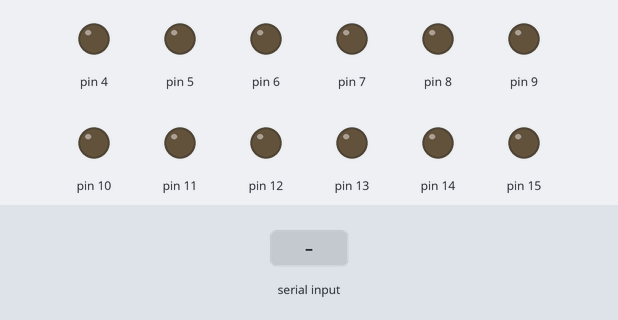
Bench run of a sketch on a simulated Arduino Uno, built with avr-gcc and run on an emulated ATmega328P. On the bench: output pins drawn as LEDs (lit = HIGH). Inputs (shaded band) come from the test bench.

Above: at 1.2 s.
1.3 s: "1\n" received over Serial
At 3.6 s:
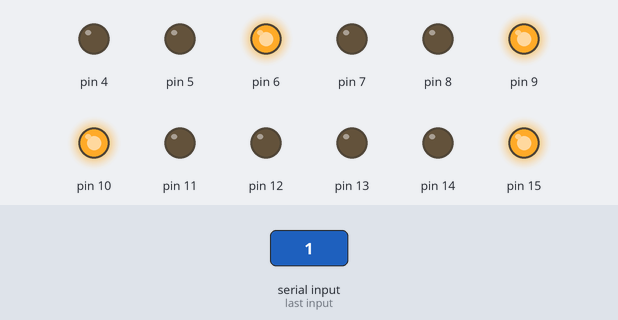
4.3 s: "1,90,45\n" received over Serial
At 4.6 s:
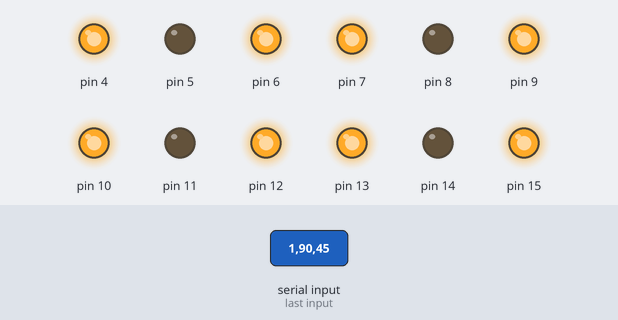
Timing chart, 0 to 7.3 s (numbered marks = the images above; inputs shaded):
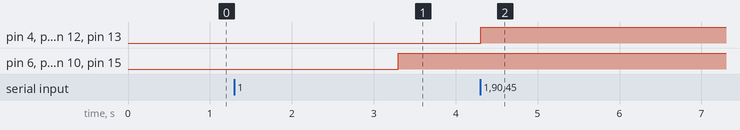

The sketch:

MotorTest.ino
```cpp
#include <Arduino.h>
#include "config.h"
#include "Motor.h"
#include "Movement.h"

Movement movement;

void setup() {
  Serial.begin(9600);
  movement.begin();
}

void loop() {
  int a, b, c;

  while (!Serial.available());

  a = Serial.parseInt();
  b = Serial.parseInt();
  c = Serial.parseInt();

  switch(a) {
    case 1:
     movement.go(b, MAX_SPEED, c);
     break;
    case 2:
     movement.turn(b, MAX_SPEED, c);
  }
}
```

IMU.cpp
```cpp
#include "IMU.h"

/**
 * Makes the IMU ready to be read.
 */
void IMU::begin() {
  imu.begin();
}

/**
 * Checks if the IMU is connected and working.
 * @return TRUE if the IMU works.
 */
bool IMU::check() {
  return imu.check();
}

/**
 * Starts the filter and the IMU with the given refresh.
 * @param refresh Update refresh in Hertz.
 */
void IMU::start(unsigned long refresh) {
  microsPerReading = 1000000 / refresh;
  filter.start(refresh);
  microsPrevious = micros();
}

/**
 * Calibrates the IMU.
 */
void IMU::calibrate() {
  imu.calibrateGyro();
  baseIncl = inclination();
}

/**
 * Reads the yaw.
 * @return The already corrected yaw value.
 */
float IMU::yaw() {
  update();
  return filter.getYaw();
}

/**
 * Reads the pitch.
 * @return The already corrected pitch value.
 */
float IMU::pitch() {
  update();
  return filter.getPitch();
}

/**
 * Reads the roll.
 * @return The already corrected roll value.
 */
float IMU::roll() {
  update();
  return filter.getRoll();
}

/**
 * Reads the inclination, without using the filter.
 * @return The already corrected inclination value.
 */
float IMU::inclination() {
  imu.readAccel();
  return (atan2(imu.a[1], imu.a[2])*180./PI)-baseIncl;
}

/**
 * Reads the IMU internal temperature.
 * @return The temperature already corrected.
 */
float IMU::getTemperature() {
  return imu.getTemperature();
}

/**
 * Reads the data from the accelerometer and the gyroscope.
 */
void IMU::read() {
  imu.readAccel();
  imu.readGyro();
}

/**
 * Updates the IMU and the filter.
 */
void IMU::update() {
  unsigned long microsNow;
  microsNow = micros();
  if (microsNow - microsPrevious >= microsPerReading) {
    read();
    filter.update(imu.g[0], imu.g[1], imu.g[2], imu.a[0], imu.a[1], imu.a[2]);
    microsPrevious += microsPerReading;
  }
}
```

IMU.h
```cpp
#ifndef IMU_h
#define IMU_h

#include "MadgwickAHRS.h"
#include "MPU6050.h"

class IMU {
  public:
    IMU() : microsPerReading(0) {}
    void begin();
    bool check();
    void start(unsigned long refresh);
    float yaw();
    float pitch();
    float roll();
    float inclination();
    float getTemperature();
    void calibrate();
    void update();
  private:
    void read();
    MPU6050 imu;
    Madgwick filter;
    float baseIncl;
    unsigned long microsPerReading;
    unsigned long microsPrevious;
};

#endif
```

MPU6050.cpp
```cpp
#include "MPU6050.h"
#include <Wire.h>

/**
 * Sets the sensor default values.
 */
MPU6050::MPU6050() {
  FORTHREE drift[i] = 0;
  FORTHREE threshold[i] = 0;
  useCalibrate = false;
  actualThreshold = 0;
}

/**
 * Makes the sensor ready to be read from, using a default configuration.
 * The gyroscope scale is 250DPS.
 * The accelerometer range is 2G
 */
void MPU6050::begin() {
  dpsPerDigit = .007633f; //gyro scale at 250DPS
  rangePerDigit = .000061f; //accel range at 2G
  writeRegister(MPU6050_GYRO_CONFIG, 0); //set gyro scale to 250DPS
  writeRegister(MPU6050_ACCEL_CONFIG, 0); //set accel range to 2G
  writeRegister(MPU6050_PWR_MGMT, 1); //set the clock to XGyro and turn on
}

/**
 * Checks if the sensor is working.
 * @return TRUE if the sensor works.
 */
bool MPU6050::check() {
  Wire.beginTransmission(MPU6050_ADDRESS);
  Wire.write(MPU6050_WHO_AM_I);
  Wire.endTransmission();
  Wire.beginTransmission(MPU6050_ADDRESS);
  Wire.requestFrom(MPU6050_ADDRESS, 1);
  uint8_t value = Wire.read();
  Wire.endTransmission();
  return value == MPU6050_ADDRESS;
}

/**
 * Reads and corrects the accelerometer.
 */
void MPU6050::readAccel() {
  int16_t raw[3];
  readData(MPU6050_ACCEL, raw);
  FORTHREE a[i] = 9.80665f * rangePerDigit * raw[i];
}

/**
 * Reads and corrects the gyroscope.
 */
void MPU6050::readGyro() {
  int16_t raw[3];
  readData(MPU6050_GYRO, raw);
  FORTHREE g[i] = raw[i];
  if (useCalibrate) FORTHREE g[i] -= drift[i];
  FORTHREE g[i] *= dpsPerDigit;
  if (actualThreshold) FORTHREE if (abs(g[i]) < threshold[i]) g[i] = 0;
}

/**
 * Reads the temperature sensor inside the MPU6050.
 * @return The already corrected temperature.
 */
float MPU6050::getTemperature() {
  int16_t temp;
  Wire.beginTransmission(MPU6050_ADDRESS);
  Wire.write(MPU6050_TEMP);
  Wire.endTransmission();
  Wire.beginTransmission(MPU6050_ADDRESS);
  Wire.requestFrom(MPU6050_ADDRESS, 2);
  while (!Wire.available());
  temp = Wire.read() << 8 | Wire.read();
  Wire.endTransmission();
  return (float)temp / 340.0 + 36.53;
}

/**
 * Calibrates the gyroscope by using a given number of samples.
 * More samples means more precision, but needs more time.
 * @param samples Number of samples to use for the calibration.
 */
void MPU6050::calibrateGyro(uint8_t samples) {
  useCalibrate = true;
  float sum[3];
  float sigma[3];
  int16_t raw[3];
  FORTHREE sigma[i] = sum[i] = 0;
  for (uint8_t i = 0; i < samples; ++i) {
    readData(MPU6050_GYRO, raw);
    for (uint8_t i = 0; i < 3; i++) {
      sum[i] += raw[i];
      sigma[i] += raw[i] * raw[i];
    }
    delay(5);
  }

  FORTHREE {
    drift[i] = sum[i] / samples;
    th[i] = sqrt((sigma[i] / 50) - (drift[i] * drift[i]));
  }

  if (actualThreshold > 0) setThreshold(actualThreshold);
}

/**
 * Sets the gyroscope threshold value.
 * @param multiple
 */
void MPU6050::setThreshold(uint8_t multiple) {
  if (multiple > 0) {
    if (!useCalibrate) calibrateGyro();
    FORTHREE threshold[i] *= multiple;
  } else FORTHREE threshold[i] = 0;
  actualThreshold = multiple;
}

/**
 * Writes a single byte to the given register.
 * @param reg The register to write to.
 * @param value Byte to write.
 */
void MPU6050::writeRegister(uint8_t reg, uint8_t value) {
  Wire.beginTransmission(MPU6050_ADDRESS);
  Wire.write(reg);
  Wire.write(value);
  Wire.endTransmission();
}

/**
 * Reads three words from the given register.
 * @param reg The register to read from.
 * @param arr The array containing the words.
 */
void MPU6050::readData(uint8_t reg, int16_t *arr) {
  Wire.beginTransmission(MPU6050_ADDRESS);
  Wire.write(reg);
  Wire.endTransmission();
  Wire.beginTransmission(MPU6050_ADDRESS);
  Wire.requestFrom(MPU6050_ADDRESS, 6);
  while (Wire.available() < 6);
  FORTHREE arr[i] = Wire.read() << 8 | Wire.read();
}
```

MPU6050.h
```cpp
#ifndef MPU6050_h
#define MPU6050_h

#include <Arduino.h>
#include <Wire.h>
#include <math.h>

#define FORTHREE for (uint8_t i = 0; i < 3; i++)

#define MPU6050_ADDRESS 0x68

#define MPU6050_PWR_MGMT 0x6B
#define MPU6050_WHO_AM_I 0x75
#define MPU6050_GYRO_CONFIG 0x1B
#define MPU6050_ACCEL_CONFIG 0x1C

#define MPU6050_ACCEL 0x3B
#define MPU6050_TEMP 0x41
#define MPU6050_GYRO 0x43


class MPU6050 {
  public:
    MPU6050();
    void begin();
    bool check();

    void calibrateGyro(uint8_t samples = 50);
    void setThreshold(uint8_t multiple = 1);

    void  readGyro();
    void  readAccel();
    float getTemperature();

    float a[3];
    float g[3];
  private:
    float threshold[3], drift[3], th[3];

    float dpsPerDigit, rangePerDigit;
    float actualThreshold;
    bool useCalibrate;

    void readData(uint8_t reg, int16_t *arr);
    void writeRegister(uint8_t reg, uint8_t value);
};

#endif
```

MadgwickAHRS.cpp
```cpp
#include "MadgwickAHRS.h"

/**
 * Starts the filter with the given refresh.
 * @param frequency Updates frequency in Hertz.
 */
void Madgwick::start(float frequency) {
  invSampleFreq = 1.0f / frequency;
  anglesComputed = false;
  q0 = 1.0f;
  q1 = 0.0f;
  q2 = 0.0f;
  q3 = 0.0f;
}

/**
 * Updates the filter. This function has to be called as often as the refresh says.
 * @param gx Gyroscope x.
 * @param gy Gyroscope y.
 * @param gz Gyroscope z.
 * @param ax Accelerometer x.
 * @param ay Accelerometer y.
 * @param az Accelerometer z.
 */
void Madgwick::update(float gx, float gy, float gz, float ax, float ay, float az) {
  float recipNorm;
  float s0, s1, s2, s3;
  float qDot1, qDot2, qDot3, qDot4;
  float _2q0, _2q1, _2q2, _2q3, _4q0, _4q1, _4q2 , _8q1, _8q2, q0q0, q1q1, q2q2, q3q3;

  // Convert gyroscope degrees/sec to radians/sec
  gx *= 0.0174533f;
  gy *= 0.0174533f;
  gz *= 0.0174533f;

  // Rate of change of quaternion from gyroscope
  qDot1 = 0.5f * (-q1 * gx - q2 * gy - q3 * gz);
  qDot2 = 0.5f * (q0 * gx + q2 * gz - q3 * gy);
  qDot3 = 0.5f * (q0 * gy - q1 * gz + q3 * gx);
  qDot4 = 0.5f * (q0 * gz + q1 * gy - q2 * gx);

  // Compute feedback only if accelerometer measurement valid (avoids NaN in accelerometer normalisation)
  if (!((ax == 0.0f) && (ay == 0.0f) && (az == 0.0f))) {

    // Normalise accelerometer measurement
    recipNorm = invSqrt(ax * ax + ay * ay + az * az);
    ax *= recipNorm;
    ay *= recipNorm;
    az *= recipNorm;

    // Auxiliary variables to avoid repeated arithmetic
    _2q0 = 2.0f * q0;
    _2q1 = 2.0f * q1;
    _2q2 = 2.0f * q2;
    _2q3 = 2.0f * q3;
    _4q0 = 4.0f * q0;
    _4q1 = 4.0f * q1;
    _4q2 = 4.0f * q2;
    _8q1 = 8.0f * q1;
    _8q2 = 8.0f * q2;
    q0q0 = q0 * q0;
    q1q1 = q1 * q1;
    q2q2 = q2 * q2;
    q3q3 = q3 * q3;

    // Gradient decent algorithm corrective step
    s0 = _4q0 * q2q2 + _2q2 * ax + _4q0 * q1q1 - _2q1 * ay;
    s1 = _4q1 * q3q3 - _2q3 * ax + 4.0f * q0q0 * q1 - _2q0 * ay - _4q1 + _8q1 * q1q1 + _8q1 * q2q2 + _4q1 * az;
    s2 = 4.0f * q0q0 * q2 + _2q0 * ax + _4q2 * q3q3 - _2q3 * ay - _4q2 + _8q2 * q1q1 + _8q2 * q2q2 + _4q2 * az;
    s3 = 4.0f * q1q1 * q3 - _2q1 * ax + 4.0f * q2q2 * q3 - _2q2 * ay;
    recipNorm = invSqrt(s0 * s0 + s1 * s1 + s2 * s2 + s3 * s3); // normalise step magnitude
    s0 *= recipNorm;
    s1 *= recipNorm;
    s2 *= recipNorm;
    s3 *= recipNorm;

    // Apply feedback step
    qDot1 -= beta * s0;
    qDot2 -= beta * s1;
    qDot3 -= beta * s2;
    qDot4 -= beta * s3;
  }

  // Integrate rate of change of quaternion to yield quaternion
  q0 += qDot1 * invSampleFreq;
  q1 += qDot2 * invSampleFreq;
  q2 += qDot3 * invSampleFreq;
  q3 += qDot4 * invSampleFreq;

  // Normalise quaternion
  recipNorm = invSqrt(q0 * q0 + q1 * q1 + q2 * q2 + q3 * q3);
  q0 *= recipNorm;
  q1 *= recipNorm;
  q2 *= recipNorm;
  q3 *= recipNorm;
  anglesComputed = false;
}

/**
 * Reads (and eventually compute) the yaw.
 * @return The corrected yaw value in degrees.
 */
float Madgwick::getYaw() {
  if (!anglesComputed) computeAngles();
  return yaw * 57.29578f + 180.0f;
}

/**
 * Reads (and eventually compute) the pitch.
 * @return The corrected pitch value in degrees.
 */
float Madgwick::getPitch() {
  if (!anglesComputed) computeAngles();
  return pitch * 57.29578f;
}

/**
 * Reads (and eventually compute) the roll.
 * @return The corrected roll value in degrees.
 */
float Madgwick::getRoll() {
  if (!anglesComputed) computeAngles();
  return roll * 57.29578f;
}

/**
 * Fast inverse square root calculation.
 * @param x The value to be computed.
 * @return The square root of x.
 */
float Madgwick::invSqrt(float x) {
  float halfx = 0.5f * x;
  float y = x;
  long i = *(long*)&y;
  i = 0x5f3759df - (i >> 1);
  y = *(float*)&i;
  y = y * (1.5f - (halfx * y * y));
  y = y * (1.5f - (halfx * y * y));
  return y;
}

/**
 * Computes and convert to degree the angles.
 */
void Madgwick::computeAngles() {
  roll = atan2f(q0 * q1 + q2 * q3, 0.5f - q1 * q1 - q2 * q2);
  pitch = asinf(-2.0f * (q1 * q3 - q0 * q2));
  yaw = atan2f(q1 * q2 + q0 * q3, 0.5f - q2 * q2 - q3 * q3);
  anglesComputed = true;
}
```

MadgwickAHRS.h
```cpp
#ifndef MadgwickAHRS_h
#define MadgwickAHRS_h

#include <math.h>

#define beta 0.1f

class Madgwick {
  private:
    static float invSqrt(float x);
    float q0;
    float q1;
    float q2;
    float q3;
    float invSampleFreq;
    float roll;
    float pitch;
    float yaw;
    bool anglesComputed;
    void computeAngles();
  public:
    void start(float frequency);
    void update(float gx, float gy, float gz, float ax, float ay, float az);
    float getYaw();
    float getPitch();
    float getRoll();
};

#endif
```

Motor.cpp
```cpp
#include "Motor.h"

/**
 * Constructor for the Motor object.
 *
 * This constructor simply saves the pins used by the motor,
 * without further initializing them or the motor.
 *
 * @param pwm pin for the pwm control
 * @param in1 pin connected to input 1
 * @param in2 pin connected to input 2
 */
Motor::Motor(byte pwm, byte in1, byte in2) {
  this->pwm = pwm;
  this->in1 = in1;
  this->in2 = in2;
}

/**
 * Initializes the motor.
 *
 * Method that initializes the pins used by the motor,
 * and then call Robot::stop to make sure the motor doesn't move.
 *
 * It's necessary for this to be separated from the constructor
 * because the constructor could be potentially executed before
 * everything necessary to interact with the hardware is ready.
 * Instead a separated function can only be called when the user
 * is allowed to call a function, like inside the setup in Arduino.
 */
void Motor::begin() {
  pinMode(pwm, OUTPUT);
  pinMode(in1, OUTPUT);
  pinMode(in2, OUTPUT);
  stop();
}

/**
 * Starts the motor.
 *
 * Method used to start the rotation of a motor with a given speed and direction.
 * By default the motor turns clockwise, using the invert parameter we can turn it
 * counterclockwise.
 *
 * @param speed A value from 0 to 255 indicating the motor speed.
 * @param invert Direction of the motor, when set to false the motor turns clockwise.
 */
void Motor::go(int speed, bool invert) {
  analogWrite(pwm, speed);
  digitalWrite(in1, invert);
  digitalWrite(in2, !invert);
}

/**
 * Stops the motor.
 *
 * Method for stopping the motor, using the "short brake" mode of the TB6612FNG motor
 * driver. This should put the driver output in a low impedence mode, making the motor
 * slow down more than bu just disconnecting it.
 */
void Motor::stop() {
  digitalWrite(in1, LOW);
  digitalWrite(in2, LOW);
}
```

Motor.h
```cpp
#ifndef MOTOR_H
#define MOTOR_H

#include <Arduino.h>

/**
 * @file
 * @version 1.0
 * @author Marco Fincato
 *
 * Simple class to control a motor object.
 */
class Motor {
  public:
    Motor(byte pwm, byte in1, byte in2);
    void go(int speed, bool invert);
    void stop();
    void begin();
  private:
    byte pwm, in1, in2;
};

#endif
```

Movement.cpp
```cpp
#include "Movement.h"

/**
 * Initializes the Movement class.
 *
 * Method that initializes the 4 motors used by the robot.
 *
 * It's necessary for this to be separated from the constructor
 * because the constructor could be potentially executed before
 * everything necessary to interact with the hardware is ready.
 * Instead a separated function can only be called when the user
 * is allowed to call a function, like inside the setup in Arduino.
 */
void Movement::begin() {
	front_left->begin();
	front_right->begin();
	rear_left->begin();
	rear_right->begin();
}


/*
 * Makes the robot move in a straight line.
 *
 * @param direction set the direction of the movement (1 forward, 0 backwards)
 * @param speed set the speed of the movement
 * @param distance set the distance to cover

 */
void Movement::go(bool direction, int speed, int distance) {
  unsigned long timeOfStart;

  front_left->go(speed,direction);
  front_right->go(speed,direction);
  rear_left->go(speed,direction);
  rear_right->go(speed,direction);

  /*
   * AG - @Marco don't kill me.
   * I'll wait for Mike to implement his magic
   * formulas to integrate the acceleration and get the distance.
   *
   * at the moment i'll just use distance as the number of seconds to keep going
  */
  timeOfStart = millis();
  while((millis() - timeOfStart) < (distance*1000));


  front_left->stop();
  front_right->stop();
  rear_left->stop();
  rear_right->stop();
}

/*
 * Makes the robot turn while not displacing.
 *
 * @param direction set the direction of the rotation (1 left, 0 right)
 * @param speed set the speed of the movement
 * @param theta set the angle to cover
 */
void Movement::turn(bool direction, int speed, int theta) {
  unsigned long timeOfStart;

  front_left->go(speed,direction);
  front_right->go(speed,direction);
  rear_left->go(speed,!direction);
  rear_right->go(speed,!direction);

  /*
   * AG - @Marco don't kill me.
   * I'll wait for Mike to implement his magic
   * formulas to integrate the acceleration and get the distance.
   *
   * at the moment i'll just use distance as the number of seconds to keep turning
  */
  timeOfStart = millis();
  while((millis() - timeOfStart) < (theta*1000));


  front_left->stop();
  front_right->stop();
  rear_left->stop();
  rear_right->stop();
}

/*
 * Makes the robot move in a curved line.
 *
 * toDo implement mathematical formulas to get this to work
 *
 * @param avance_direction set the direction of the movement (1 forward, 0 backwards)
 * @param turn_direction set the direction of the rotation (1 left, 0 right)
 * @param speed set the speed of the movement
 * @param distance set the distance to cover
 * @param theta set the angle to cover
 *
 */
void Movement::goTurning(bool avance_direction, bool turn_direction, int speed, int distance, int theta) {
  unsigned long timeOfStart;

  /*
   * AG - @Marco don't kill me
   * At the moment I just set the speed of the internal motors to half the total speed and just go
   * I'll wait for Mike to implement his magic formulas.
  */

  front_left->go(turn_direction?speed:(speed/2),avance_direction);
  front_right->go(turn_direction?speed:(speed/2),avance_direction);
  rear_left->go(turn_direction?(speed/2):speed,avance_direction);
  rear_right->go((turn_direction)?(speed/2):speed,avance_direction);


  /*
   * AG - @Marco don't kill me.
   * I'll wait for Mike to implement his magic
   * formulas to integrate the acceleration and get the distance.
   *
   * at the moment i'll just use distance as the number of seconds to keep going
  */

  timeOfStart = millis();
  while((millis() - timeOfStart) < (distance*1000));

  front_left->stop();
  front_right->stop();
  rear_left->stop();
  rear_right->stop();
}
```

config.h
```cpp
#ifndef CONFIG_H
#define CONFIG_H

#define M1_IN1 13
#define M1_IN2 14
#define M1_PWM 15

#define M2_IN1 12
#define M2_IN2 11
#define M2_PWM 10

#define M3_IN1 7
#define M3_IN2 8
#define M3_PWM 9

#define M4_IN1 4
#define M4_IN2 5
#define M4_PWM 6

#endif
```

Source omitted: Movement.h (884 bytes)

Measured:
- after the input at 1.3 s, pin 6, pin 9, pin 10, pin 15: LOW → HIGH after 2.0 s
- after the input at 4.3 s, pin 4, pin 7, pin 12, pin 13: LOW → HIGH at once
